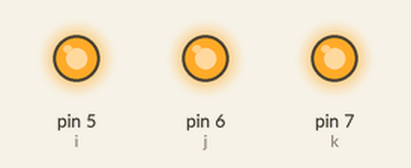
Bench run of a sketch on a simulated Arduino Uno, built with avr-gcc and run on an emulated ATmega328P. On the bench: output pins drawn as LEDs (lit = HIGH).

Above: at 1.5 s.
At 4.5 s:
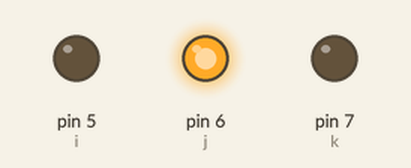
Timing chart, 0 to 6.9 s (numbered marks = the images above):
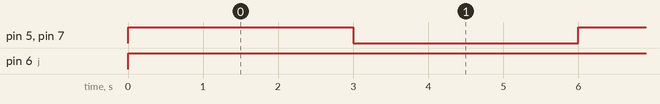

Measured:
- by itself, pin 5 (i), pin 7 (k): alternates HIGH for 3.0 s and LOW for 3.0 s
- by itself, pin 6 (j): LOW → HIGH at 0.00 s

The sketch:

example_on_BJT_2N2222_as_a_switch.ino
```cpp
int i=5 , j=6 , k=7 ;


void setup() {
  // put your setup code here, to run once:
pinMode(i,OUTPUT);
pinMode(j,OUTPUT);
pinMode(k,OUTPUT);
}

void loop() {
digitalWrite(j,HIGH);
digitalWrite(i,HIGH);
digitalWrite(k,HIGH);
delay(3000);
digitalWrite(i,LOW);
digitalWrite(k,LOW);
delay(3000);
}
```
